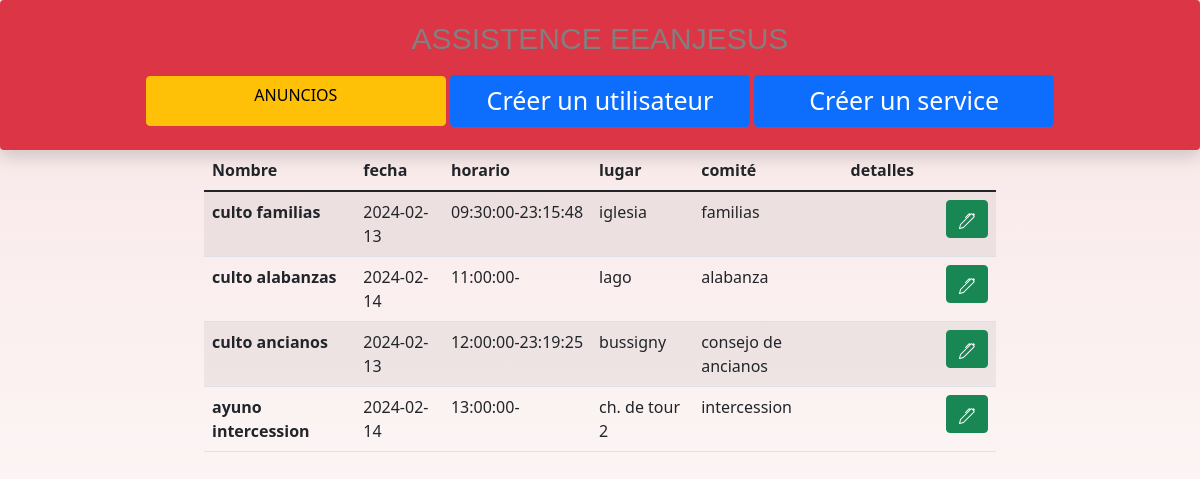
Screenshot of /index.php?action=anunciosPage with the database file from the repository.
### tables this page shows
CREATE TABLE IF NOT EXISTS `events` (
  `id_event` int NOT NULL AUTO_INCREMENT,
  `name` varchar(45) NOT NULL,
  `date_event` date NOT NULL,
  `time_init` time DEFAULT NULL,
  `time_end` time DEFAULT NULL,
  `place` varchar(45) DEFAULT NULL,
  `details` varchar(45) DEFAULT NULL,
  `comite_id` int NOT NULL,
  `siblings` varchar(45) DEFAULT NULL,
  `friends` varchar(45) DEFAULT NULL,
  PRIMARY KEY (`id_event`),
  UNIQUE KEY `UNIQUE` (`name`,`date_event`,`time_init`),
  KEY `fk_events_comites1_idx` (`comite_id`),
  CONSTRAINT `fk_events_comites1` FOREIGN KEY (`comite_id`) REFERENCES `comites` (`id_comite`)
);

CREATE TABLE IF NOT EXISTS `comites` (
  `id_comite` int NOT NULL AUTO_INCREMENT,
  `name_comite` varchar(45) NOT NULL,
  `year` varchar(45) NOT NULL,
  PRIMARY KEY (`id_comite`),
  UNIQUE KEY `UNIQUE` (`name_comite`,`year`) USING BTREE
);

### controler/controler.php (called while the page is built, shortened)
<?php
require "model/model.php";
function anunciosPage(){
    $events = getEvents();
    require_once 'view/anounces.php';
}

### model/model.php (called while the page is built, shortened)
<?php
function getPDO()
{
    require "model/.constant.php";
    $dbh = new PDO('mysql:host=' . $dbhost . ';dbname=' . $dbname . ';charset=utf8', $user, $pass);
    return $dbh;
}
function getEvents()
{
    require "model/.constant.php";
    try {
        $dbh = getPDO();
        $query = 'SELECT * FROM events e JOIN comites c ON e.comite_id = c.id_comite';
        $statment = $dbh->prepare($query);
        $statment->execute();
        $queryResult = $statment->fetchAll(PDO::FETCH_ASSOC);
        return $queryResult;
    } catch (PDOException $e) {
        print "Error!: " . $e->getMessage() . "<br/>";
        return null;
    }
}

### model/.constant.php (called while the page is built, shortened)
<?php
$debug = false;

### view/anounces.php (the view, shortened to what this page needs)
<div class="col-12 col-lg-8"  style="position: relative;bottom:0px;justify-content: center;align-items: center; height: 100%; ">
<table class="table table-striped ">
  <thead >
    <tr>
      <th scope="col">Nombre</th>
      <th scope="col">fecha</th>
      <th scope="col">horario</th>
      <th scope="col">lugar</th>
      <th scope="col">comité</th>
      <th scope="col">detalles</th>
    </tr>
  </thead>
  <tbody>
  <?php foreach($events as $key  => $oneEvent){ ?>
    <tr>
      <th><?=$oneEvent['name']?></th>
      <td><?=$oneEvent['date_event']?></td>
      <td><?=$oneEvent['time_init']?>-<?=$oneEvent['time_end']?></td>
      <td><?=$oneEvent['place']?></td>
      <td><?=$oneEvent['name_comite']?></td>
      <td><?=$oneEvent['details']?></td>
      <td><?=$oneEvent['offering']?></td>
      <td><a type=button href="index.php?action=editMeetingPage&id_meeting=<?=$meeting['id_meeting']?>&id_betania=<?=$betania['id_betania']?>" class="btn btn-success"></a></td>
    </tr>
<?php } ?>
  </tbody>
</table>
</div>
<?php
$content2 = ob_get_clean();
require "view/gabarit.php";
?>

### index.php (shortened to what this page needs)
<?php
require "controler/controler.php";
if (isset($_GET['action'])) {
    $action = $_GET['action'];
} else {
    $action = 'home';
}
switch ($action) {
case 'anunciosPage':
    anunciosPage();
    break;
}

### view/gabarit.php (shortened to what this page needs)
<!DOCTYPE html>
<html lang="fr">
<head>
    <link href="https://cdn.jsdelivr.net/npm/bootstrap@5.1.3/dist/css/bootstrap.min.css" rel="stylesheet"
>
          <link href="../css/index.css" rel="stylesheet">
    <link rel="stylesheet"
          href="https://cdn.jsdelivr.net/npm/bootstrap-select@1.13.14/dist/css/bootstrap-select.min.css">
</head>
<body class="d-flex justify-content-center">
<div id="sub-body" class="h-100 col-12 " style="position: absolute;   height: 100%;  background: linear-gradient(#f8e5e5,white);
   overflow: auto;">
   <div style="width: 100%;  height: 150px"
         class="shadow p-3 bg-danger rounded  d-flex justify-content-center">
        <p style="text-align: center; width:400px;font-family: 'Arial' ;color: #808080;top: 5px;left: 20px; font-size: 30px; ">
            ASSISTENCE EEANJESUS</p>
        <div style="position: absolute; top: 75px;">
        <a style="width: 300px; height: 50px" href="index.php?action=anunciosPage" class="btn btn-warning"  >
                ANUNCIOS
</a>
            <button style="width: 300px" type="button" class="btn btn-primary" data-target="#exampleModalCenter">
                Créer un utilisateur
            </button>
            <button style="width: 300px" type="button" class="btn btn-primary" data-toggle="modal" data-target="#exampleModalCenter2">
                Créer un service
            </button>
        </div>
    </div>
    <div class="row">
    <div class="col-lg-2 margin-top: 10%;"></div>
    <?= $content2; ?>
    <div class="col-lg-2"></div>
    </div>
</div>
</body>
</html>

### css/index.css (style rules this page uses)
button { font-size: 25px !important; }

### rows the page displays
events: name "culto familias", date_event "2024-02-13", time_init "09:30:00", time_end "23:15:48", place "iglesia", comite.name_comite "familias"
events: name "culto alabanzas", date_event "2024-02-14", time_init "11:00:00", place "lago", comite.name_comite "alabanza"
events: name "culto ancianos", date_event "2024-02-13", time_init "12:00:00", time_end "23:19:25", place "bussigny", comite.name_comite "consejo de ancianos"
events: name "ayuno intercession", date_event "2024-02-14", time_init "13:00:00", place "ch. de tour 2", comite.name_comite "intercession"
